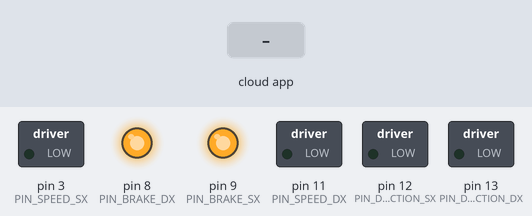
Recording of a sketch running on a simulated Arduino Uno, built with avr-gcc and run on an emulated ATmega328P. Shown: switched loads named in the sketch (green lamp = pin HIGH), output pins drawn as LEDs (lit = HIGH). The inputs (shaded band) are chosen by the test bench. The ROS host is connected and sends only what is stated.

Above: at 1.2 s.
1.3 s: the phone or cloud app sets linear.x to 100
At 2.0 s:
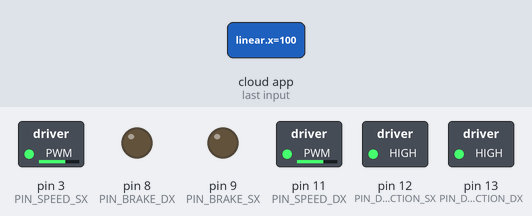
2.8 s: the phone or cloud app sets angular.z to -100
At 3.1 s:
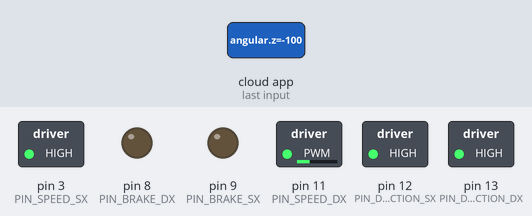
4.3 s: the phone or cloud app sets linear.x to -100
At 5.5 s:
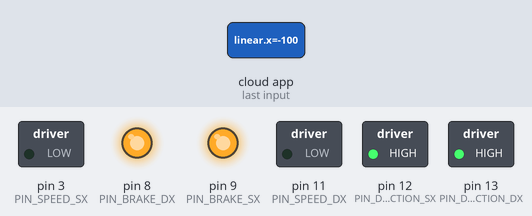
Timing chart, 0 to 7.3 s (numbered marks = the images above; inputs shaded):
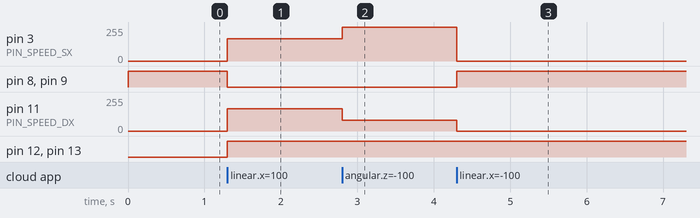

The sketch:

rosserial_cmd.ino
```cpp
#include <ros.h>
#include <geometry_msgs/Twist.h>

#define DEBUG 0

// PIN - LEFT MOTOR (Arduino motor shield - L298P)
#define PIN_DIRECTION_SX 12
#define PIN_BRAKE_SX 9
#define PIN_SPEED_SX 3

// PIN - RIGHT MOTOR (Arduino motor shield - L298P)
#define PIN_DIRECTION_DX 13
#define PIN_BRAKE_DX 8
#define PIN_SPEED_DX 11

#define SPEED_MIN_SX 80
#define SPEED_MIN_DX 80
#define SPEED_MAX_SX 255
#define SPEED_MAX_DX 255

int speed_SX = SPEED_MIN_SX;
int speed_DX = SPEED_MIN_DX;

float x = 0, z = 0, l = 0, r = 0;

ros::NodeHandle_<ArduinoHardware, 2, 2, 80, 105> nh;

void motor_forward() {
  digitalWrite(PIN_DIRECTION_SX, HIGH); // Direction SX forward
  digitalWrite(PIN_DIRECTION_DX, HIGH); // Direction DX forward

  digitalWrite(PIN_BRAKE_SX, LOW); // Brake SX disable
  digitalWrite(PIN_BRAKE_DX, LOW); // Brake DX disable

  analogWrite(PIN_SPEED_SX, speed_SX);
  analogWrite(PIN_SPEED_DX, speed_DX);
}

void motor_stop() {
  digitalWrite(PIN_BRAKE_SX, HIGH); // Brake SX
  digitalWrite(PIN_BRAKE_DX, HIGH); // Brake DX

  analogWrite(PIN_SPEED_SX, 0);
  analogWrite(PIN_SPEED_DX, 0);
}

int map_pwm(float x, float out_min, float out_max) {
  return x * (out_max - out_min) + out_min;
}

void cmd_vel_callback(const geometry_msgs::Twist &twist_msg) {
  // Map values at [-1 .. 1]
  x = max(min(twist_msg.linear.x, 1.0f), -1.0f);
  z = max(min(twist_msg.angular.z, 1.0f), -1.0f);

  l = (x - z) / 2;
  r = (x + z) / 2;

  speed_SX = map_pwm(fabs(l), SPEED_MIN_SX, SPEED_MAX_SX);
  speed_DX = map_pwm(fabs(r), SPEED_MIN_DX, SPEED_MAX_DX);
  if (speed_SX < 0) speed_SX = 0;
  if (speed_SX > 255) speed_SX = 255;
  if (speed_DX < 0) speed_DX = 0;
  if (speed_DX > 255) speed_DX = 255;

  if (DEBUG == 1) {
    char log_msg[15];
    sprintf(log_msg, "PWM: %d - %d", speed_SX, speed_DX);
    nh.logwarn(log_msg);
  }

  if (x <= 0.05) {
    motor_stop();
  } else {
    motor_forward();
  }
}

ros::Subscriber<geometry_msgs::Twist> subCmdVel("cmd_vel", &cmd_vel_callback);


void setup() {
  pinMode(LED_BUILTIN, OUTPUT);
  pinMode(PIN_DIRECTION_SX, OUTPUT);
  pinMode(PIN_BRAKE_SX, OUTPUT);
  pinMode(PIN_SPEED_SX, OUTPUT);
  pinMode(PIN_DIRECTION_DX, OUTPUT);
  pinMode(PIN_BRAKE_DX, OUTPUT);
  pinMode(PIN_SPEED_DX, OUTPUT);
  motor_stop();

  nh.initNode();
  nh.subscribe(subCmdVel);

  // Wait until you are actually connected to ROS master
  while (!nh.connected()) {
    nh.spinOnce();
  }
  nh.logwarn("Arduino connected");
}


void loop() {
  nh.spinOnce();
  delay(1);
}
```

Measured:
- after the input at 1.3 s, pin 3 (PIN_SPEED_SX), pin 11 (PIN_SPEED_DX): 0/255 → 167/255 at once; pin 8 (PIN_BRAKE_DX), pin 9 (PIN_BRAKE_SX): HIGH → LOW at once; pin 12 (PIN_DIRECTION_SX), pin 13 (PIN_DIRECTION_DX): LOW → HIGH at once
- after the input at 2.8 s, pin 3 (PIN_SPEED_SX): 167/255 → 255/255 at once; pin 11 (PIN_SPEED_DX): 167/255 → 80/255 at once
- after the input at 4.3 s, pin 3 (PIN_SPEED_SX): 255/255 → 0/255 at once; pin 8 (PIN_BRAKE_DX), pin 9 (PIN_BRAKE_SX): LOW → HIGH at once; pin 11 (PIN_SPEED_DX): 80/255 → 0/255 at once
